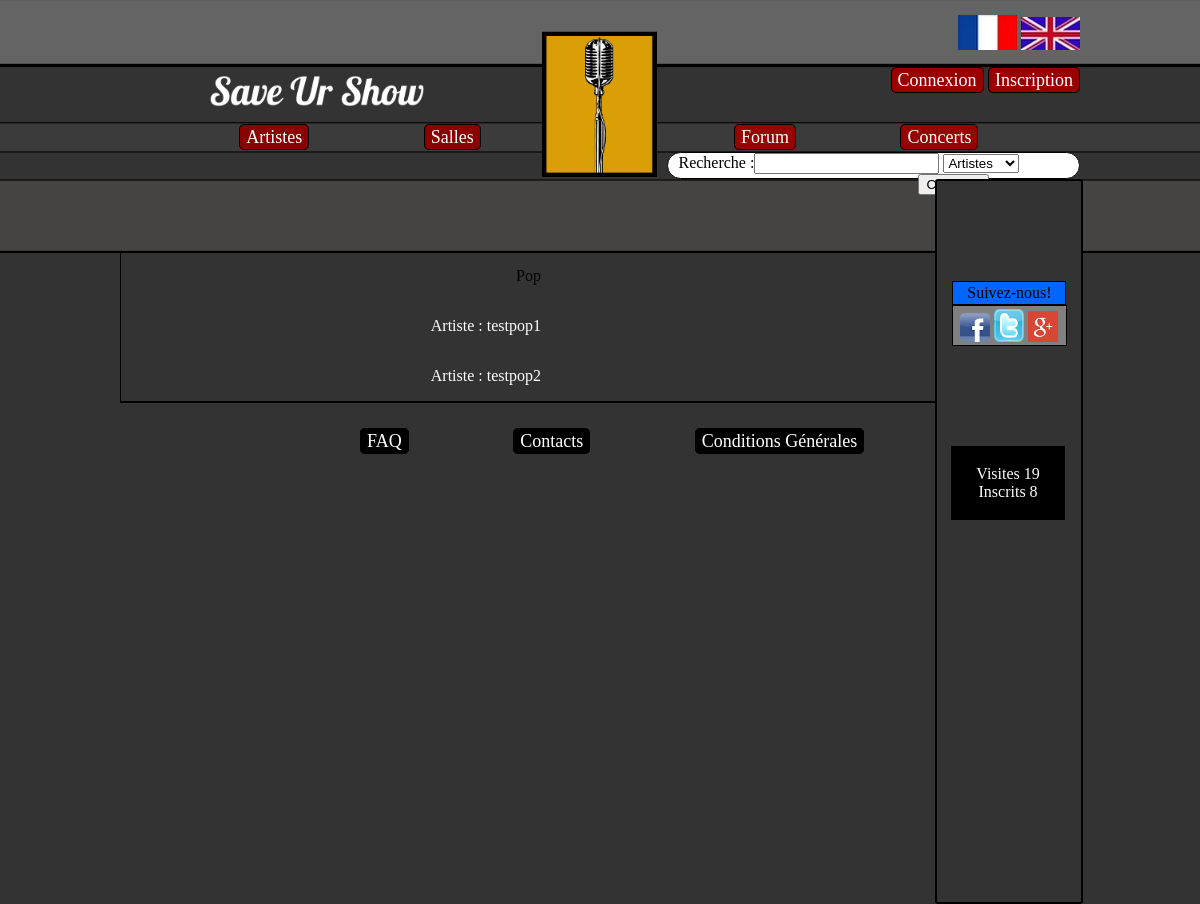
/SaveUrShow/index.php?page=genre&genre=pop, run on an earlier commit of the app's database.
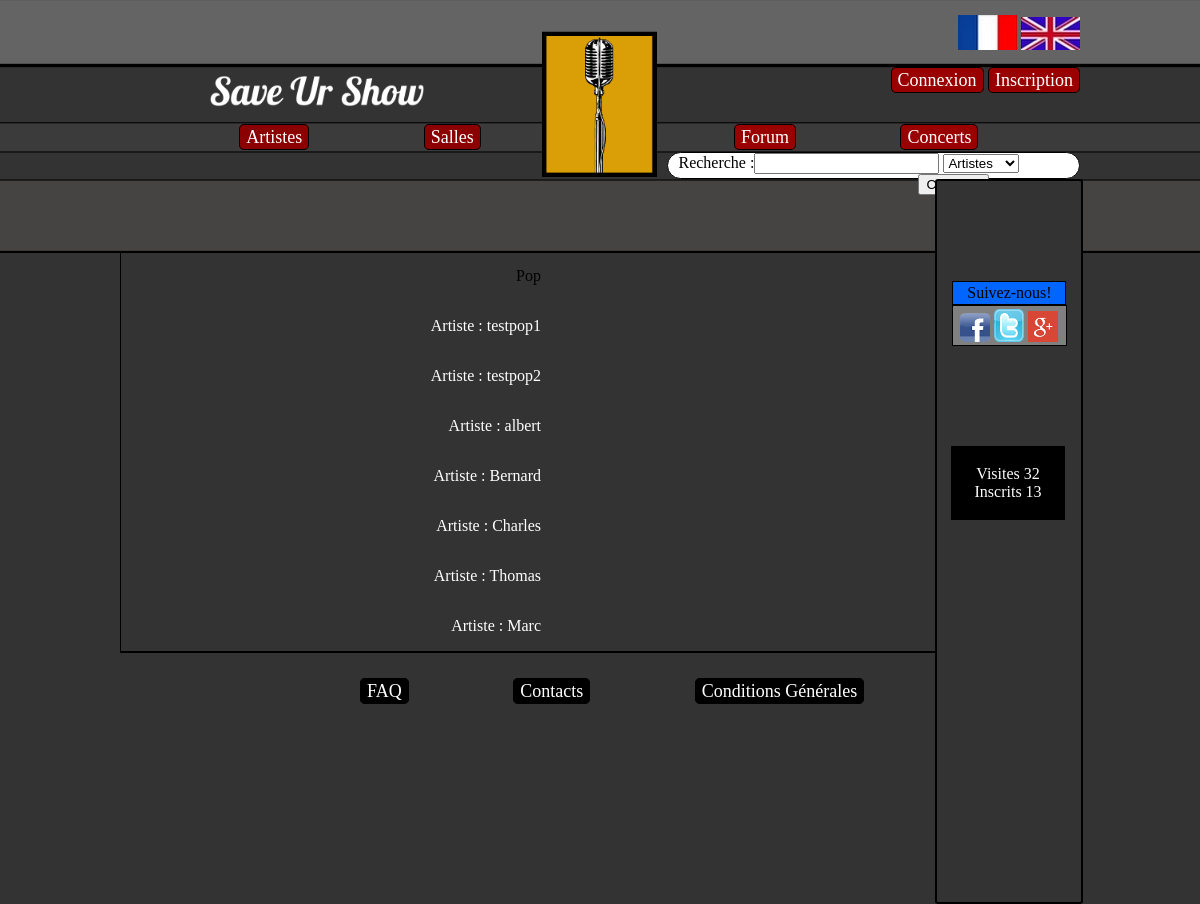
And on a later commit of the database.
### tables this page shows
CREATE TABLE IF NOT EXISTS `statistique` (
  `ID` int(11) NOT NULL AUTO_INCREMENT,
  `nombre_inscrit` int(11) DEFAULT NULL,
  `nombre_visite` int(11) DEFAULT NULL,
  PRIMARY KEY (`ID`)
);

CREATE TABLE IF NOT EXISTS `artiste` (
  `ID` int(11) NOT NULL AUTO_INCREMENT,
  `nom_artiste` varchar(25) NOT NULL,
  `date_ajout_artiste` datetime DEFAULT NULL,
  `image_artiste` varchar(255) DEFAULT NULL,
  `bio_artiste` text,
  `ID_genre` int(11) NOT NULL,
  PRIMARY KEY (`ID`)
);

### SaveUrShow/controleurs/genre.php (called while the page is built)
<?php
	include('modeles/modele_recherche.php');
	$genre = $_GET['genre'];
	$ID=searchGenre($genre);
	$reqGenre=searchIDArtiste($ID['ID']);
	include('vues/header.php');
	include('vues/vue_resultatGenre.php');
	include('vues/footer.php');
 ?>

### SaveUrShow/controleurs/fr.php (called while the page is built, shortened)
<?php
	$CONNEXION = 'Connexion';
	$INSCRIPTION = 'Inscription';
	$TXT_ARTISTES = 'Artistes';
	$TXT_SALLES = 'Salles';
	$TXT_CONCERTS = 'Concerts';
	$TXT_FORUM = 'Forum';
	$RECHERCHE = 'Recherche :';
	$TXT_SUIVRE = 'Suivez-nous!';
	$TXT_CONNECTES = 'Visites';
	$TXT_INSCRITS = 'Inscrits';
	$TXT_ARTISTE = 'Artiste';
$POP = 'Pop';
 ?>

### SaveUrShow/modeles/modele_stat.php (called while the page is built, shortened)
<?php
	function nbrVisite(){
	global $bdd;
	$req = $bdd -> prepare("SELECT nombre_visite FROM statistique");
	$req -> execute();
	$res = $req->fetch();
	return $res[0];
	}
	function nbrInscrit(){
		global $bdd;
		$req = $bdd -> prepare("SELECT count(ID) FROM membre");
		$req -> execute();
	$res = $req->fetch();
	return $res['count(ID)'];
	}
 ?>

### SaveUrShow/modeles/modele_recherche.php (called while the page is built, shortened)
<?php
	function searchGenre($genre){
		global $bdd;
			$req = $bdd -> query("SELECT ID FROM genre WHERE genre like '%$genre%'");
			 $data=$req->fetch();
			return $data;
	}
	function searchIDArtiste($ID){
		global $bdd;
			$req = $bdd -> query("SELECT nom_artiste FROM artiste WHERE ID_genre = '$ID'");
			return $req;
	}
?>

### SaveUrShow/vues/vue_resultatGenre.php (the view)
<?php
	if ($genre == 'pop'){
		echo '<p class="standard"> '.$POP.'';
	}
	elseif ($genre == 'classique') {
		echo '<p class="standard"> '.$CLASSIC.'';
	}
	elseif ($genre == 'worldMusic') {
		echo '<p class="standard"> '.$_MUSIQUE_MONDE.'';
	}
	elseif ($genre == 'metal') {
		echo '<p class="standard"> '.$METAL.'';
	}
	elseif ($genre == 'reggae') {
		echo '<p class="standard"> '.$REGGAE.'';
	}
	elseif ($genre == 'variete') {
		echo '<p class="standard"> '.$VARIETE.'';
	}
	elseif ($genre == 'alternatif') {
		echo '<p class="standard"> '.$ALTERNATIF.'';
	}
	elseif ($genre == 'electro') {
		echo '<p class="standard"> '.$ELECT.'';
	}
	elseif ($genre == 'rb') {
		echo '<p class="standard"> '.$_R_B.'';
	}
	elseif ($genre == 'jazz') {
		echo '<p class="standard"> '.$JAZZ.'';
	}
	elseif ($genre == 'rap') {
		echo '<p class="standard"> '.$RAP.'';
	}
	elseif ($genre == 'rock') {
		echo '<p class="standard"> '.$ROCK.'';
	}
	foreach ($reqGenre as $nom_artiste) {
				echo '<p class="standard"> <a href="?page=artiste&artiste='.$nom_artiste['nom_artiste'].'"> '.$TXT_ARTISTE.' : '.$nom_artiste['nom_artiste'].'</a><br /></p>';
			}
 ?>

### SaveUrShow/vues/header.php (shortened to what this page needs)
<!doctype html>
<html lang="en">
<head>
<link rel="stylesheet" href="ressources/style.css" type="text/css" media="screen" />
<body>
<header>
	<div id="logo">
	</div>
	<a href="?page=accueil"><div id="nom">
	</div></a>
	<div id="drapeau">
	<a href="?page=select_lang&lang=fr"> <img src="ressources/image/drap_fr.png" alt="Version Française" /></a>
	<a href="?page=select_lang&lang=en"> <img src="ressources/image/drap_en.png" alt="Version Anglaise"/></a>
	</div>
	<div id="connexion">
		<ul>
			<?php
			if (!isset($_SESSION['pseudo'])){
				echo '
				<li class="zone1"><a href="?page=connexion">'.$CONNEXION.'</a></li>
				<li class="zone1"><a href="?page=inscription">'.$INSCRIPTION.'</a></li>';
			}else{
				echo'
				<li class="zone1"><a href="?page=profil&profil='.$_SESSION['pseudo'].'">'.$_SESSION['pseudo'].'</a></li>
				<li class="zone1"><a href="?page=deconnexion">'.$DECONNEXION.'</a></li>';
			}
			 ?>
		</ul>
	</div>
	<div id="artistes_salles">
		<ul>
			<li class="boutons1"><a href="?page=listeartiste"><?php echo $TXT_ARTISTES;?></a></li>
			<li class="boutons1"><a href="?page=listeSalles"><?php echo $TXT_SALLES;?></a></li>
		</ul>
	</div>
	<div id="forum_concerts">
		<ul>
			<li class="boutons2"><a href="?page=forum"><?php echo $TXT_FORUM;?></a></li>
			<li class="boutons2"><a href="?page=listeConcerts"><?php echo $TXT_CONCERTS;?></a></li>
		</ul>
	</div>
	<div class="Rechercher">
			<form action="index.php?page=recherche" method="post" name="Recherche">
			<label><?php echo $RECHERCHE;?></label><input type="text" name="mot_cle" id="mot_cle"/>
					<select name="type_recherche">
						<option value="1"><?php echo $TXT_ARTISTES;?></option>
					</select>
			</form>
	</div>
	<span id="bordure">
	<div id="Suivre"><span class="a3"><?php echo $TXT_SUIVRE;?></span>
	</div>
	<div class="reseaux">
		<div> <a href="https://www.facebook.com/pages/Save-Ur-Show/281799091982222?fref=ts"> <img class="reseauxsociaux" src="ressources/image/facebook.png" /></a> <span></span>
		</div>
		<div> <a href="https://twitter.com/SaveUrShow01"> <img class="reseauxsociaux" src="ressources/image/twitter.png"/></a> <span></span>
		</div>
		<div> <a href="https://plus.google.com/"> <img class="reseauxsociaux" src="ressources/image/g.png"/></a> <span></span>
		</div>
	</div>
	<div class="statistique">
		<p> <?php echo $TXT_CONNECTES;?> <?php echo $nbrVisite; ?> <br />
			<?php echo $TXT_INSCRITS;?> <?php echo $nbrInscrit; ?>
		</p>
	</div>
	</span>
</header>
<div id="contenu">

What changed in the data, as far as the page shows it:
changed statistique: nombre_visite "19" → "32"
added artiste: nom_artiste "albert"
added artiste: nom_artiste "Bernard"
added artiste: nom_artiste "Charles"
added artiste: nom_artiste "Thomas"
added artiste: nom_artiste "Marc"
Also different on the page:
$nbrInscrit: "8" → "13"
